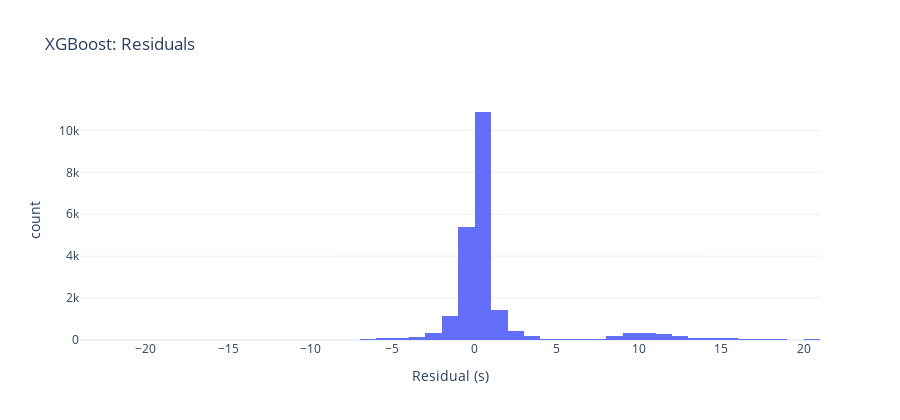

The cell this chart's notebook holds for it:
### Code cell
plot_error_distribution(y_test, test_pred, title="XGBoost: Residuals")

### Figure 1 — Plotly figure (JSON) as saved in the notebook; plotly's stock layout.template omitted (floating-point values rounded to 4 significant figures; data arrays with more than 128 entries replaced by an {"elided": "..."} marker saying what was removed)
{"data": [{"bingroup": "x", "hovertemplate": "variable=0<br>Residual (s)=%{x}<br>count=%{y}<extra></extra>", "legendgroup": "0", "marker": {"color": "#636efa", "pattern": {"shape": ""}}, "name": "0", "nbinsx": 50, "orientation": "v", "showlegend": true, "type": "histogram", "x": {"elided": "22166 float values"}, "xaxis": "x", "yaxis": "y"}], "layout": {"barmode": "relative", "height": 420, "legend": {"title": {"text": "variable"}, "tracegroupgap": 0}, "showlegend": false, "title": {"text": "XGBoost: Residuals"}, "xaxis": {"anchor": "y", "domain": [0, 1], "title": {"text": "Residual (s)"}}, "yaxis": {"anchor": "x", "domain": [0, 1], "title": {"text": "count"}}}}
